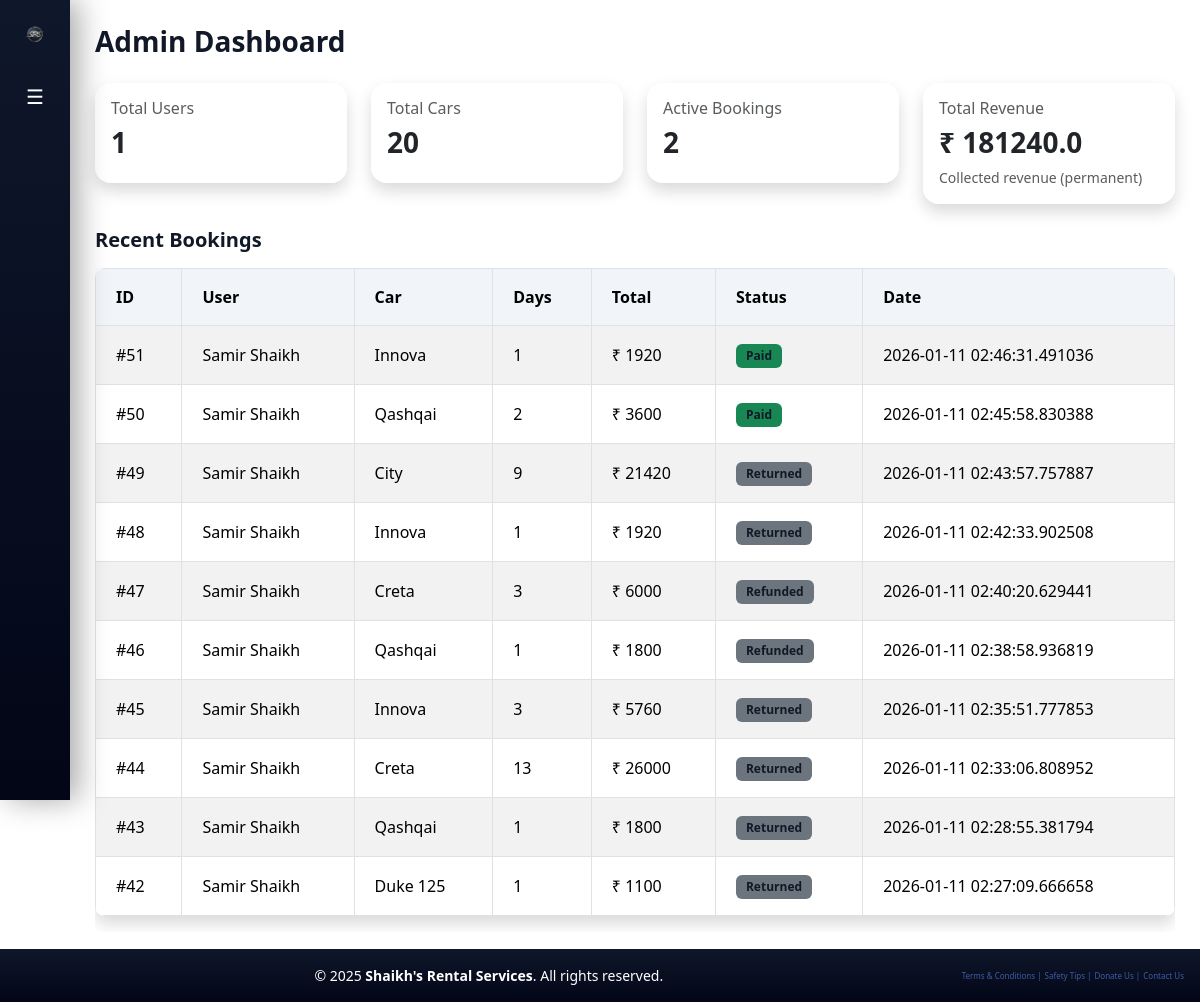
Page /admin (signed in) on the committed database.
### tables this page shows
CREATE TABLE bookings(
        id INTEGER PRIMARY KEY,
        user_id INTEGER,
        car_id INTEGER,
        days INTEGER,
        total INTEGER,
        date TEXT,
        return_date TEXT,
        status TEXT,
        paid INTEGER DEFAULT 0,
        payment_mode TEXT
    , original_price INTEGER, discount_amount INTEGER DEFAULT 0, coupon_code TEXT, payment_status TEXT DEFAULT 'paid', rental_status TEXT DEFAULT 'ongoing', refund_status TEXT);

CREATE TABLE users(
            id INTEGER PRIMARY KEY,
            name TEXT,
            email TEXT,
            password TEXT
        , profile_pic TEXT, role TEXT);

CREATE TABLE cars(
        id INTEGER PRIMARY KEY,
        name TEXT,
        price INTEGER,
        available INTEGER,
        image TEXT,
        discount INTEGER DEFAULT 0
    );

### app.py (the view)
@app.route("/admin")
def admin():
    if session.get("role") != "admin":
        flash("Unauthorized access", "danger")
        return redirect("/admin_login")
    con = db()
    cur = con.cursor()
    cur.execute("SELECT COUNT(*) FROM users")
    total_users = cur.fetchone()[0]
    cur.execute("SELECT COUNT(*) FROM cars")
    total_cars = cur.fetchone()[0]
    cur.execute("""
        SELECT COUNT(*) FROM bookings
        WHERE status IN ('Booked','Paid')

    """)
    active_bookings = cur.fetchone()[0]
    cur.execute("""
        SELECT IFNULL(SUM(amount), 0)
        FROM revenue
    """)
    total_revenue = cur.fetchone()[0]
    cur.execute("""
        SELECT
            bookings.id,
            users.name,
            cars.name,
            bookings.days,
            bookings.total,
            bookings.status,
            bookings.date
        FROM bookings
        JOIN users ON bookings.user_id = users.id
        JOIN cars ON bookings.car_id = cars.id
        ORDER BY bookings.date DESC
        LIMIT 10
    """)
    recent_bookings = cur.fetchall()
    cur.execute("""
        SELECT id, name, price, available, image, discount
        FROM cars
        ORDER BY id ASC
    """)
    cars = cur.fetchall()
    con.close()
    return render_template(
        "admin.html",
        total_users=total_users,
        total_cars=total_cars,
        active_bookings=active_bookings,
        total_revenue=total_revenue,
        recent_bookings=recent_bookings,
        cars=cars
    )

### app.py (called while the page is built)
def db():
    return sqlite3.connect("database.db")

### templates/admin.html
{% extends "base.html" %}
{% block content %}
<h3 class="mb-4">Admin Dashboard</h3>
<div class="row g-4 mb-4">
    <div class="col-md-3">
        <div class="card shadow p-3">
            <h6 class="text-muted">Total Users</h6>
            <h3>{{ total_users }}</h3>
        </div>
    </div>
    <div class="col-md-3">
        <div class="card shadow p-3">
            <h6 class="text-muted">Total Cars</h6>
            <h3>{{ total_cars }}</h3>
        </div>
    </div>
    <div class="col-md-3">
        <div class="card shadow p-3">
            <h6 class="text-muted">Active Bookings</h6>
            <h3>{{ active_bookings }}</h3>
        </div>
    </div>
    <div class="col-md-3">
        <div class="card shadow p-3">
            <h6 class="text-muted">Total Revenue</h6>
            <h3>₹ {{ total_revenue }}</h3>
            <small class="text-muted">Collected revenue (permanent)</small>
        </div>
    </div>
</div>
<h5 class="mb-3">Recent Bookings</h5>
{% if recent_bookings %}
<div class="table-responsive">
<table class="table table-bordered table-striped shadow">
    <thead>
        <tr>
            <th>ID</th>
            <th>User</th>
            <th>Car</th>
            <th>Days</th>
            <th>Total</th>
            <th>Status</th>
            <th>Date</th>
        </tr>
    </thead>
    <tbody>
        {% for b in recent_bookings %}
        <tr>
            <td>#{{ b[0] }}</td>
            <td>{{ b[1] }}</td>
            <td>{{ b[2] }}</td>
            <td>{{ b[3] }}</td>
            <td>₹ {{ b[4] }}</td>
            <td>
                {% if b[5] == 'Paid' %}
                    <span class="badge bg-success">Paid</span>
                {% elif b[5] == 'Booked' %}
                    <span class="badge bg-warning text-dark">Booked</span>
                {% else %}
                    <span class="badge bg-secondary">{{ b[5] }}</span>
                {% endif %}
            </td>
            <td>{{ b[6] }}</td>
        </tr>
        {% endfor %}
    </tbody>
</table>
</div>
{% else %}
<div class="card p-4 text-center text-muted shadow">
    No bookings found
</div>
{% endif %}
{% endblock %}

### templates/base.html (shortened to what this page needs)
<!DOCTYPE html>
<html>
<head>
    <link href="https://cdn.jsdelivr.net/npm/bootstrap@5.3.2/dist/css/bootstrap.min.css" rel="stylesheet">
    <link rel="stylesheet" href="{{ url_for('static', filename='style.css') }}">
</head>
<div class="toast-container position-fixed top-0 end-0 p-3">
</div>
<body class="sidebar-collapsed">
    <div class="d-flex">
        <aside class="sidebar">
            <h4 class="logo"><a href="/">
                    <img src="/static/Logos/logo.png" width="500px" alt=""> </a>
            </h4>
            <button class="sidebar-toggle" id="sidebarToggle" type="button">
                ☰
            </button>
        </aside>
        <main class="content">
            {% block content %}{% endblock %}
        </main>
    </div>
    <footer class="footer bg-dark text-white d-flex justify-content-between align-items-center px-3 py-3">
        <div class="mx-auto text-center">
            © 2025 <strong>Shaikh's Rental Services</strong>. All rights reserved.
        </div>
        <div class="footer-links">
            <a href="javascript:void(0)" onclick="openFloatingCard('Terms & Conditions')">Terms & Conditions | </a>
            <a href="javascript:void(0)" onclick="openFloatingCard('Safety Tips')">Safety Tips | </a>
            <a href="javascript:void(0)" onclick="openFloatingCard('Donate Us')">Donate Us | </a>
            <a href="javascript:void(0)" onclick="openFloatingCard('Contact Us')">Contact Us </a>
        </div>
    </footer>
</body>
</html>

### static/style.css (style rules this page uses)
body { background-color: white; font-family: "Segoe UI", system-ui, -apple-system, BlinkMacSystemFont, sans-serif; color: #111827; margin: 0; min-height: 100%; display: flex; flex-direction: column; }
h3, h4, h5 { font-weight: 600; }
a { text-decoration: none; color: inherit; }
.sidebar { width: 240px; min-height: 100vh; background: linear-gradient(180deg, #0f172a 0%, #020617 100%); color: #fff; padding: 20px; position: fixed; top: 0; left: 0; z-index: 2000; box-shadow: 8px 0 30px rgba(0,0,0,0.35); backdrop-filter: blur(12px); transition: width 0.35s ease, transform 0.35s ease; }
.sidebar .logo { font-size: 22px; margin-bottom: 30px; display: flex; align-items: center; gap: 8px; font-weight: 700; }
.sidebar-toggle { background: none; border: none; color: #fff; font-size: 20px; margin-bottom: 20px; cursor: pointer; }
body.sidebar-collapsed .sidebar { width: 70px; }
.content { margin-left: 240px; padding: 25px; width: 100%; transition: margin-left 0.35s ease; padding-bottom: 70px; }
body.sidebar-collapsed .content { margin-left: 70px; }
.card { border-radius: 16px; background: rgba(255,255,255,0.95); backdrop-filter: blur(6px); border: none; transition: transform 0.25s ease, box-shadow 0.25s ease; }
.card.shadow { box-shadow: 0 10px 30px rgba(0,0,0,.08), inset 0 1px 0 rgba(255,255,255,.6); }
.table { background: #fff; border-radius: 10px; overflow: hidden; width: 100%; }
.table th { background: #f1f5f9; font-weight: 600; padding: 16px 20px; }
.table td { padding: 16px 20px; vertical-align: middle; }
.badge { padding: 6px 10px; border-radius: 6px; font-size: 12px; background-color: #FBBF24; color: #111827; font-weight: 600; }
.footer { position: fixed; background: linear-gradient(180deg, #0f172a 0%, #020617 100%); bottom: 0; width: 100%; z-index: 1000; font-size: 14px; }
.footer-links { display: flex; gap: 3px; }
.footer-links a { color: #3d5ca4; text-decoration: none; font-weight: 500; font-size: 8px; }
img, .profile-avatar img { max-width: 100%; height: auto; object-fit: cover; }
.table-responsive { width: 100%; overflow-x: auto; -webkit-overflow-scrolling: touch; }

### rows in the picture
bookings: id "51", name "Samir Shaikh", name "Innova", days "1", total "1920", status "Paid", date "2026-01-11 02:46:31.491036"
bookings: id "50", name "Samir Shaikh", name "Qashqai", days "2", total "3600", status "Paid", date "2026-01-11 02:45:58.830388"
bookings: id "49", name "Samir Shaikh", name "City", days "9", total "21420", status "Returned", date "2026-01-11 02:43:57.757887"
bookings: id "48", name "Samir Shaikh", name "Innova", days "1", total "1920", status "Returned", date "2026-01-11 02:42:33.902508"
bookings: id "47", name "Samir Shaikh", name "Creta", days "3", total "6000", status "Refunded", date "2026-01-11 02:40:20.629441"
bookings: id "46", name "Samir Shaikh", name "Qashqai", days "1", total "1800", status "Refunded", date "2026-01-11 02:38:58.936819"
bookings: id "45", name "Samir Shaikh", name "Innova", days "3", total "5760", status "Returned", date "2026-01-11 02:35:51.777853"
bookings: id "44", name "Samir Shaikh", name "Creta", days "13", total "26000", status "Returned", date "2026-01-11 02:33:06.808952"
bookings: id "43", name "Samir Shaikh", name "Qashqai", days "1", total "1800", status "Returned", date "2026-01-11 02:28:55.381794"
bookings: id "42", name "Samir Shaikh", name "Duke 125", days "1", total "1100", status "Returned", date "2026-01-11 02:27:09.666658"

### other values in the picture
{{ total_users }} "1"
{{ total_cars }} "20"
{{ active_bookings }} "2"
{{ total_revenue }} "181240.0"
